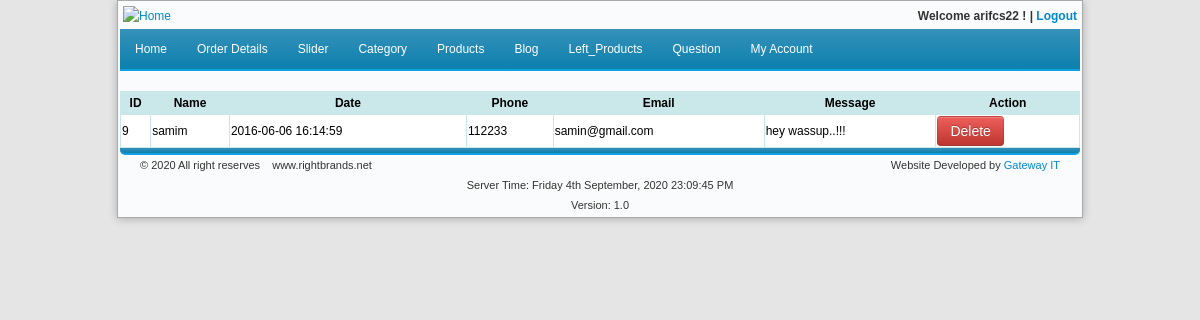
/admin/home.php?area=page&&action=view_question (signed in), run on the app's committed database.
### tables this page shows
CREATE TABLE `question` (
  `id` int(11) NOT NULL,
  `name` varchar(32) NOT NULL,
  `date` datetime NOT NULL,
  `phone` varchar(32) NOT NULL,
  `email` varchar(32) NOT NULL,
  `message` varchar(255) NOT NULL
);

### admin/page/view_question.php (the view, shortened to what this page needs)
<br />
<table class="table table-responsive table-bordered" bgcolor="#CAE8EA" border="0px" width="100%" cellpadding="1px" cellspacing="1px">
	<thead class="text-center bg-info">
		<th class="text-center"><font color="#000000">ID</font></th>
		<th class="text-center"><font color="#000000">Name</font></th>
		<th class="text-center"><font color="#000000">Date</font></th>
		<th class="text-center"><font color="#000000">Phone</font></th>
		<th class="text-center"><font color="#000000">Email</font></th>
		<th class="text-center"><font color="#000000">Message</font></th>
		<th class="text-center"><font color="#000000">Action</font></th>
	</thead>
	<tbody class="text-center">
		<?php
			$sql = "select * from `question` order by `id` desc";
			$data = mysql_query($sql);
		?>
		<?php
			while($row = mysql_fetch_assoc($data)){ ?>
			<tr>
				<td bgcolor="#fff"><?php echo '<font color="#000000">'.$row['id'].'</font>'; ?></td>
				<td bgcolor="#fff"><?php echo '<font color="#000000">'.$row['name'].'</font>'; ?></td>
				<td bgcolor="#fff"><?php echo '<font color="#000000">'.$row['date'].'</font>'; ?></td>
				<td bgcolor="#fff"><?php echo '<font color="#000000">'.$row['phone'].'</font>'; ?></td>
				<td bgcolor="#fff"><?php echo '<font color="#000000">'.$row['email'].'</font>'; ?></td>
				<td bgcolor="#fff"><?php echo '<font color="#000000">'.$row['message'].'</font>'; ?></td>
				<td bgcolor="#fff">
					<a class="btn btn-danger" href="home.php?area=page&&action=view_question&&id=<?php echo $row['id']; ?>" title="click for delete" onclick="return confirm('sure to delete ?')">Delete</a>
				</td>
			</tr>
		<?php } ?>
	</tbody>
</table>

### admin/css/style.css (style rules this page uses)
body { background: #E5E5E5; }

### data on the page
question: id "9", name "samim", date "2016-06-06 16:14:59", phone "112233", email "samin@gmail.com", message "hey wassup..!!!"

### other printed values
$_SESSION['user'] "arifcs22"
$update_date "Friday 4th September, 2020 23:09:45 PM"
